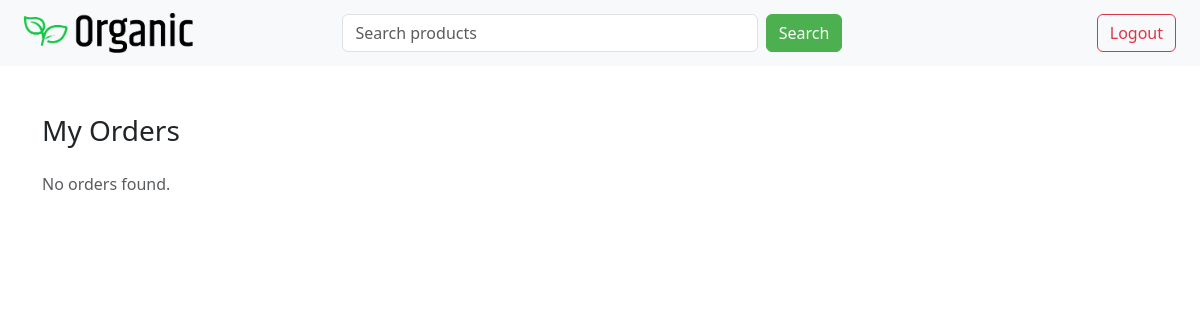
The page /myorders/ (signed in) on the database as committed earlier.
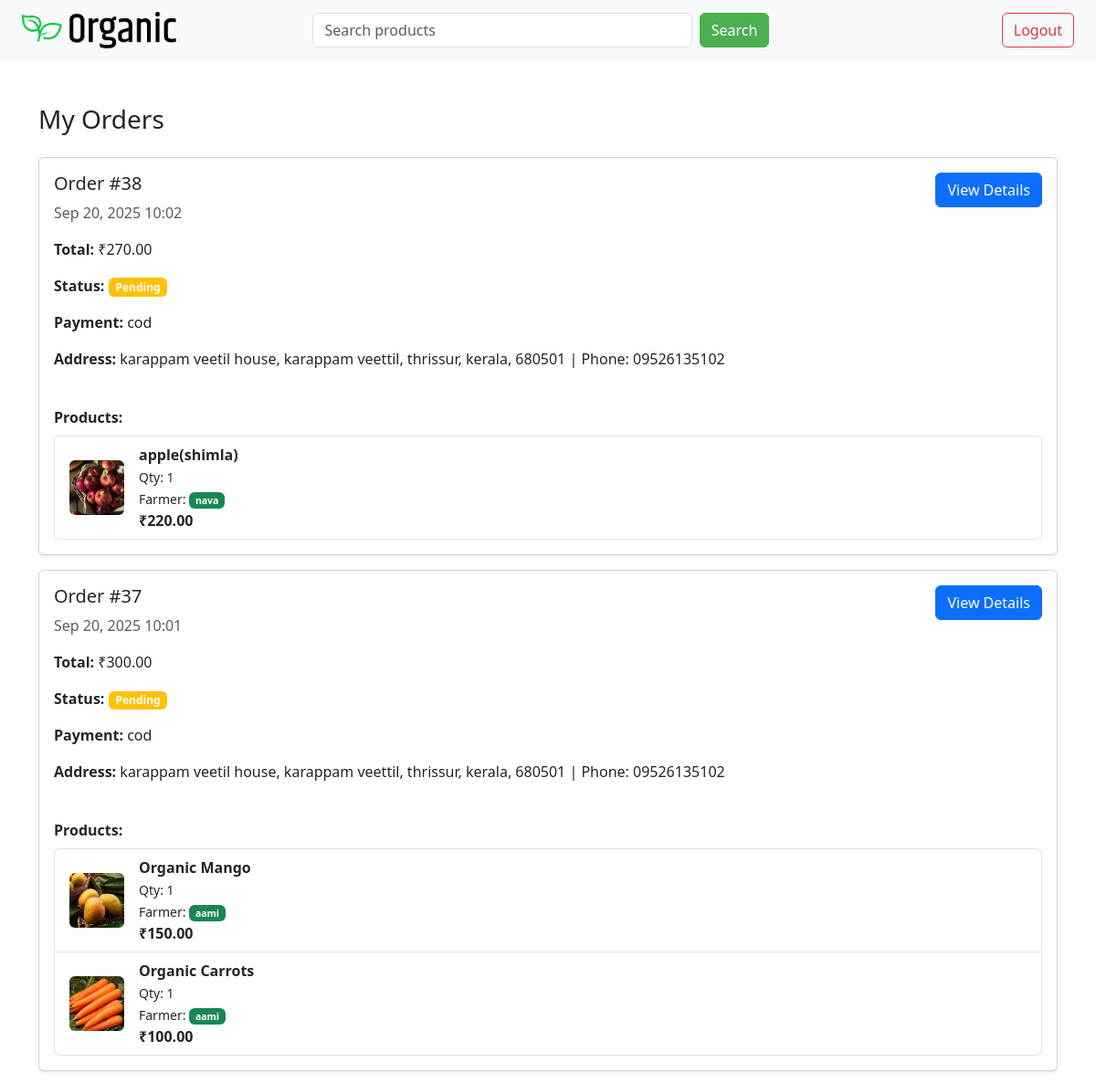
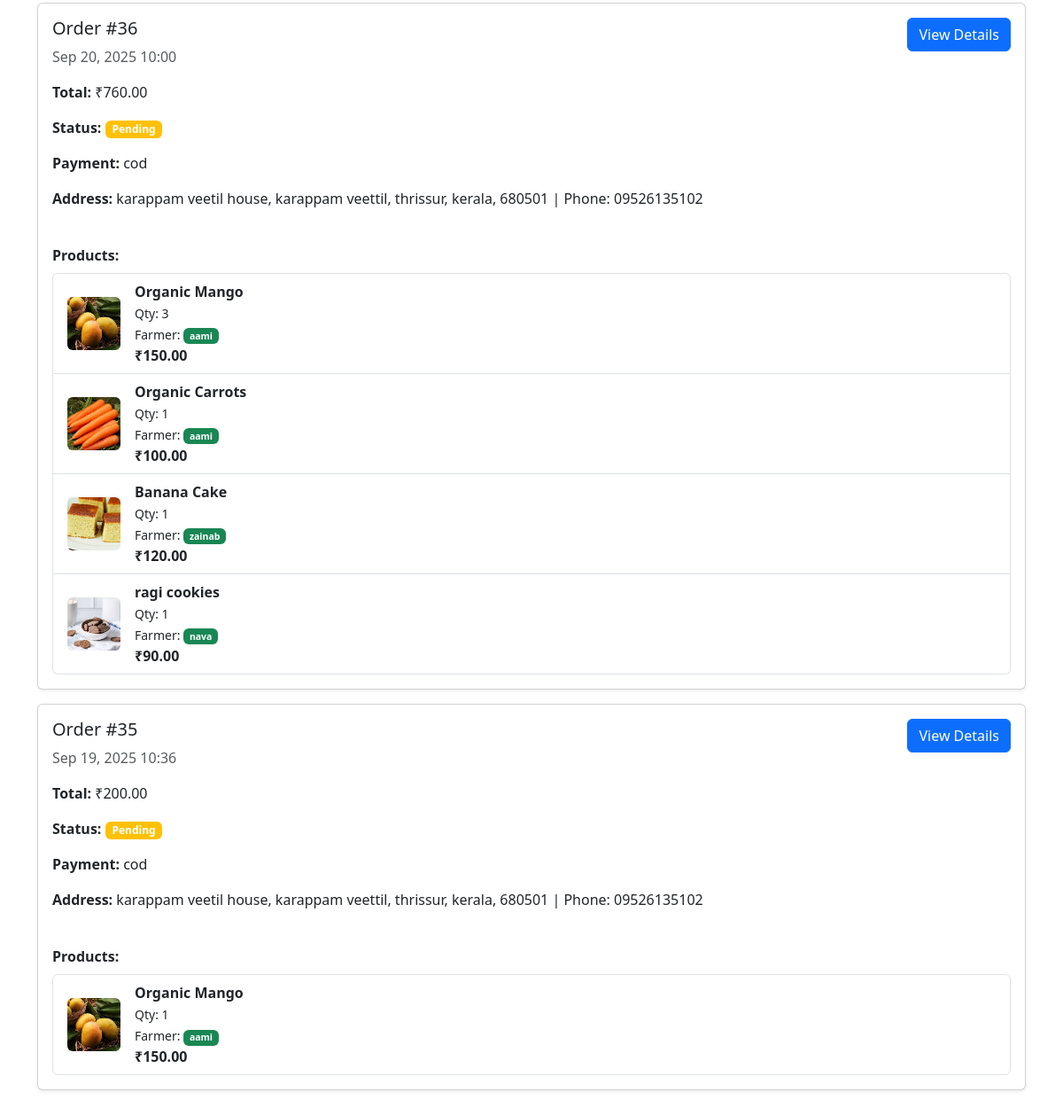
The same page on the database as committed later (2 pictures, top to bottom).
### home/models.py (models this page shows, shortened)
class Order(models.Model):
    STATUS_CHOICES = [
        ('Pending', 'Pending'),
        ('Shipped', 'Shipped'),
        ('Out for Delivery', 'Out for Delivery'),
        ('Delivered', 'Delivered'),
        ('Cancelled', 'Cancelled'),
    ]
    user = models.ForeignKey(User, on_delete=models.CASCADE)
    address = models.CharField(max_length=255, default='No address')
    payment_method = models.CharField(max_length=50, default='Cash on Delivery')
    status = models.CharField(max_length=20, choices=STATUS_CHOICES, default='Pending')
    created_at = models.DateTimeField(auto_now_add=True)
    total_amount = models.DecimalField(max_digits=10, decimal_places=2, default=0)

class OrderItem(models.Model):
    order = models.ForeignKey('Order', on_delete=models.CASCADE)
    product = models.ForeignKey('Product', on_delete=models.CASCADE)
    quantity = models.PositiveIntegerField(default=1)
    price = models.DecimalField(max_digits=8, decimal_places=2)

class Product(models.Model):
    UNIT_CHOICES = [
        ('kg', 'Kilogram'),
        ('g', 'Gram'),
        ('l', 'Litre'),
        ('ml', 'Millilitre'),
        ('pcs', 'Pieces'),
        ('bottle', 'Bottle'),
        ('packet', 'Packet'),
    ]
    name = models.CharField(max_length=30)
    price = models.DecimalField(max_digits=8, decimal_places=2)
    details = models.TextField()
    image = models.ImageField(upload_to='products/', null=True, blank=True)
    ctgry = models.ForeignKey('Category', on_delete=models.CASCADE, null=True, blank=True)
    user = models.ForeignKey(User, on_delete=models.CASCADE)  # Seller
    created_at = models.DateTimeField(auto_now_add=True)
    unit = models.CharField(max_length=10, choices=UNIT_CHOICES, default='kg')
    stock = models.PositiveIntegerField(default=0)

### home/views.py (the view)
# urls.py: path('myorders/', myordersfn),
@login_required
def myordersfn(request):
    orders = (
        Order.objects.filter(user=request.user)
        .prefetch_related('orderitem_set__product')
        .order_by('-created_at')
    )
    return render(request, 'myorders.html', {'orders': orders, 'title': 'My Orders'})

### home/templates/myorders.html
{% extends 'base.html' %}
{% load static %}
{% block content %}
<div class="container mt-4">
    <h3 class="mb-4">{{ title }}</h3>
    {% if orders %}
        {% for order in orders %}
        <div class="card shadow-sm mb-3">
            <div class="card-body">
                <div class="d-flex justify-content-between flex-wrap">
                    <div>
                        <h5>Order #{{ order.id }}</h5>
                        <p class="text-muted">{{ order.created_at|date:"M d, Y H:i" }}</p>
                        <p><strong>Total:</strong> ₹{{ order.total_amount }}</p>
                        <p><strong>Status:</strong>
                            {% if order.status == "Pending" %}
                                <span class="badge bg-warning">{{ order.status }}</span>
                            {% elif order.status == "Shipped" %}
                                <span class="badge bg-info">{{ order.status }}</span>
                            {% elif order.status == "Delivered" %}
                                <span class="badge bg-success">{{ order.status }}</span>
                            {% elif order.status == "Cancelled" %}
                                <span class="badge bg-danger">{{ order.status }}</span>
                            {% else %}
                                <span class="badge bg-secondary">{{ order.status }}</span>
                            {% endif %}
                        </p>
                        <p><strong>Payment:</strong> {{ order.payment_method }}</p>
                        <p><strong>Address:</strong> {{ order.address }}</p>
                    </div>
                    <div class="mt-2 mt-md-0">
                        <a href="/order/{{ order.id }}/" class="btn btn-primary">View Details</a>
                    </div>
                </div>
                <div class="mt-4">
                    <strong>Products:</strong>
                    <ul class="list-group mt-2">
                        {% for item in order.orderitem_set.all %}
                        <li class="list-group-item d-flex align-items-center">
                            {% if item.product.image %}
                                <img src="{{ item.product.image.url }}" alt="{{ item.product.name }}"
                                     class="rounded me-3"
                                     style="width:60px; height:60px; object-fit:cover;">
                            {% else %}
                                <img src="{% static 'images/default-product.png' %}" alt="No Image"
                                     class="rounded me-3"
                                     style="width:60px; height:60px; object-fit:cover;">
                            {% endif %}
                            <div class="flex-grow-1">
                                <div class="fw-bold">{{ item.product.name }}</div>
                                <small>Qty: {{ item.quantity }}</small><br>
                                 <small> Farmer:
                                          <a href="/farmerprofile/{{ item.product.user.id }}/" class="badge bg-success text-decoration-none">
                                                {{ item.product.user.username }}
                                          </a>
                                 </small>
                            <div class="fw-bold">
                                ₹{{ item.price }}
                            </div>
                        </li>
                        {% empty %}
                        <li class="list-group-item text-muted">No products found in this order.</li>
                        {% endfor %}
                    </ul>
                </div>
            </div>
        </div>
        {% endfor %}
    {% else %}
        <p class="text-muted">No orders found.</p>
    {% endif %}
</div>
{% endblock %}

Rows that differ between the two databases and show on the page:
added Order: id "38", created_at "Sep 20, 2025 10:02", total_amount "270.00", status "Pending", payment_method "cod", address "karappam veetil house, karappam veettil, thrissur, kerala, 680501 | Phone: 09526135102"
added OrderItem: product.image (picture), product.name "apple(shimla)", quantity "1", product.user.username "nava", price "220.00", shown under "38"
added Order: id "37", created_at "Sep 20, 2025 10:01", total_amount "300.00", status "Pending", payment_method "cod", address "karappam veetil house, karappam veettil, thrissur, kerala, 680501 | Phone: 09526135102"
added OrderItem: product.image (picture), product.name "Organic Mango", quantity "1", product.user.username "aami", price "150.00", shown under "37"
added OrderItem: product.image (picture), product.name "Organic Carrots", quantity "1", product.user.username "aami", price "100.00", shown under "37"
added Order: id "36", created_at "Sep 20, 2025 10:00", total_amount "760.00", status "Pending", payment_method "cod", address "karappam veetil house, karappam veettil, thrissur, kerala, 680501 | Phone: 09526135102"
added OrderItem: product.image (picture), product.name "Organic Mango", quantity "3", product.user.username "aami", price "150.00", shown under "36"
added OrderItem: product.image (picture), product.name "Organic Carrots", quantity "1", product.user.username "aami", price "100.00", shown under "36"
added OrderItem: product.image (picture), product.name "Banana Cake", quantity "1", product.user.username "zainab", price "120.00", shown under "36"
added OrderItem: product.image (picture), product.name "ragi cookies", quantity "1", product.user.username "nava", price "90.00", shown under "36"
added Order: id "35", created_at "Sep 19, 2025 10:36", total_amount "200.00", status "Pending", payment_method "cod", address "karappam veetil house, karappam veettil, thrissur, kerala, 680501 | Phone: 09526135102"
added OrderItem: product.image (picture), product.name "Organic Mango", quantity "1", product.user.username "aami", price "150.00", shown under "35"
Other text that changed with them:
text no longer shown: "No orders found."
